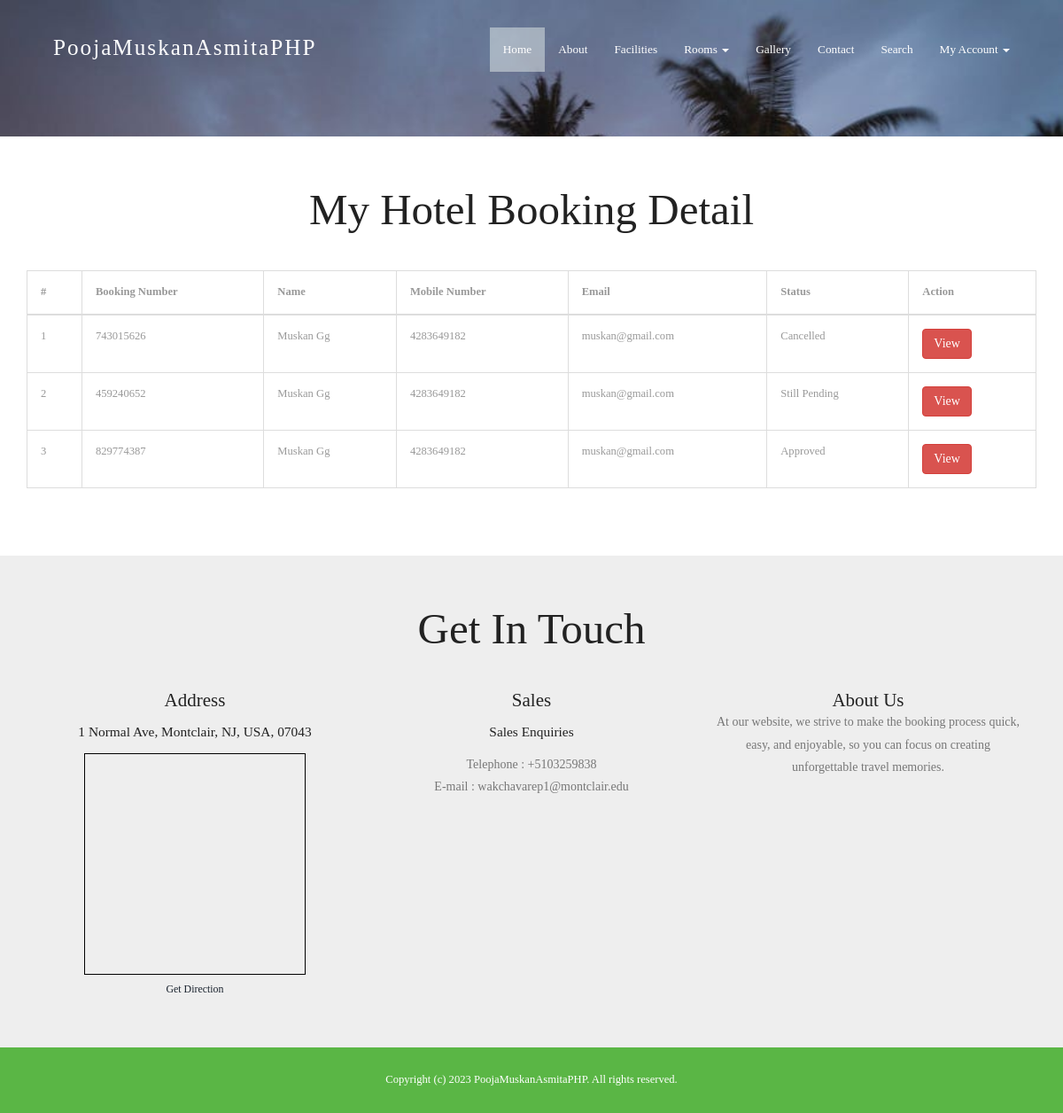
/my-booking.php (signed in), run on the app's committed database.
### tables this page shows
CREATE TABLE `tblbooking` (
  `ID` int(10) NOT NULL,
  `RoomId` int(5) DEFAULT NULL,
  `BookingNumber` varchar(120) DEFAULT NULL,
  `UserID` int(5) NOT NULL,
  `IDType` varchar(120) DEFAULT NULL,
  `Gender` varchar(50) DEFAULT NULL,
  `Address` mediumtext DEFAULT NULL,
  `CheckinDate` varchar(200) DEFAULT NULL,
  `CheckoutDate` varchar(200) DEFAULT NULL,
  `BookingDate` timestamp NULL DEFAULT current_timestamp(),
  `Remark` varchar(50) DEFAULT NULL,
  `Status` varchar(50) DEFAULT NULL,
  `UpdationDate` timestamp NULL DEFAULT NULL ON UPDATE current_timestamp(),
  `State` varchar(100) NOT NULL,
  `StreetName` varchar(200) NOT NULL,
  `City` varchar(100) NOT NULL,
  `ZipCode` varchar(5) NOT NULL
);

CREATE TABLE `tbluser` (
  `ID` int(10) NOT NULL,
  `FullName` varchar(200) DEFAULT NULL,
  `MobileNumber` bigint(10) DEFAULT NULL,
  `Email` varchar(120) DEFAULT NULL,
  `Password` varchar(120) DEFAULT NULL,
  `RegDate` timestamp NULL DEFAULT current_timestamp()
);

CREATE TABLE `tblpage` (
  `ID` int(10) NOT NULL,
  `PageType` varchar(120) DEFAULT NULL,
  `PageTitle` varchar(200) DEFAULT NULL,
  `PageDescription` mediumtext DEFAULT NULL,
  `PageDescription2` varchar(500) NOT NULL,
  `Email` varchar(120) DEFAULT NULL,
  `MobileNumber` bigint(10) DEFAULT NULL,
  `UpdationDate` timestamp NULL DEFAULT NULL ON UPDATE current_timestamp()
);

### my-booking.php (the view, shortened to what this page needs)
<?php
include('includes/dbconnection.php');
if (strlen($_SESSION['hbmsuid']==0)) {
  header('location:logout.php');
  } else{
?>
<!DOCTYPE HTML>
<html>
<head>
<link href="css/bootstrap.css" rel="stylesheet" type="text/css" media="all">
<link href="css/style.css" rel="stylesheet" type="text/css" media="all" />
</head>
<body>
			<div class="header head-top">
				<div class="container">
	<?php include_once('includes/header.php');?>
		</div>
</div>
	<div class="typography">
			<div class="container">
				<div class="typography-info">
					<h2 class="type">My Hotel Booking Detail</h2>
				</div>
				<div class="bs-docs-example">
					<table class="table table-bordered">
						<thead>
							<tr>
								<th>#</th>
								<th>Booking Number</th>
								<th>Name</th>
								<th>Mobile Number</th>
								<th>Email</th>
								<th>Status</th>
								<th>Action</th>
							</tr>
						</thead>
						<tbody>
							<?php
                                            $uid= $_SESSION['hbmsuid'];
$sql="SELECT tbluser.*,tblbooking.BookingNumber,tblbooking.Status,tblbooking.ID as bid from tblbooking join tbluser on tblbooking.UserID=tbluser.ID where UserID=:uid";
$query = $dbh -> prepare($sql);
$query-> bindParam(':uid', $uid, PDO::PARAM_STR);
$query->execute();
$results=$query->fetchAll(PDO::FETCH_OBJ);
$cnt=1;
if($query->rowCount() > 0)
{
foreach($results as $row)
{               ?>
							<tr>
								<td><?php echo htmlentities($cnt);?></td>
								<td><?php  echo htmlentities($row->BookingNumber);?></td>
								<td><?php  echo htmlentities($row->FullName);?></td>
								<td><?php  echo htmlentities($row->MobileNumber);?></td>
								<td><?php  echo htmlentities($row->Email);?></td>
								<?php if($row->Status==""){ ?>
                     <td><?php echo "Still Pending"; ?></td>
<?php } else { ?>                  <td><?php  echo htmlentities($row->Status);?>
                  </td>
                  <?php } ?>
							 <td><a href="view-application-detail.php?viewid=<?php echo htmlentities ($row->bid);?>" class="btn btn-danger">View</a>
                                                    </td>
							</tr>
							<?php $cnt=$cnt+1;}} ?>
						</tbody>
					</table>
				</div>
			</div>
	</div>
			<?php include_once('includes/getintouch.php');?>
				<?php include_once('includes/footer.php');?>
</body>
</html><?php }  ?>

### includes/getintouch.php
<div class="touch-section">
					<div class="container">
						<h3>get in touch</h3>
						<div class="touch-grids">
							<?php
$sql="SELECT * from tblpage where PageType='contactus'";
$query = $dbh -> prepare($sql);
$query->execute();
$results=$query->fetchAll(PDO::FETCH_OBJ);
$cnt=1;
if($query->rowCount() > 0)
{
foreach($results as $row)
{               ?>
							<div class="col-md-4 touch-grid">
								<h4>address</h4>
								<h5><?php  echo htmlentities($row->PageDescription);?></h5>
								<div>
									<iframe width="250" height="250" frameborder="0" scrolling="no" marginheight="0" marginwidth="0" src="https://www.openstreetmap.org/export/embed.html?bbox=-74.22032833099367%2C40.85274125306508%2C-74.17355060577394%2C40.87682284550599&amp;layer=mapnik&amp;marker=40.864783143872174%2C-74.19693946838379" style="border: 1px solid black"></iframe><br/><small><a href="https://www.google.co.in/maps/dir//Montclair+State+University,+1+Normal+Ave,+Montclair,+NJ+07043/@40.8666026,-74.199832,17z/data=!4m8!4m7!1m0!1m5!1m1!1s0x89c2fe352883ec55:0xeece028744cfc9ae!2m2!1d-74.1976433!2d40.8666026">Get Direction</a></small>
								</div>
							</div>
							<div class="col-md-4 touch-grid">
								<h4>Sales</h4>
								<h5>Sales Enquiries</h5>
								<p>Telephone : +<?php  echo htmlentities($row->MobileNumber);?></p>
							<p>E-mail : <?php  echo htmlentities($row->Email);?></p>
							</div><?php $cnt=$cnt+1;}} ?>
							<div class="col-md-4 touch-grid">
								<?php
$sql="SELECT * from tblpage where PageType='aboutus'";
$query = $dbh -> prepare($sql);
$query->execute();
$results=$query->fetchAll(PDO::FETCH_OBJ);
$cnt=1;
if($query->rowCount() > 0)
{
foreach($results as $row)
{               ?>
							<h4><?php  echo htmlentities($row->PageTitle);?></h4>
								<p><?php  echo htmlentities($row->PageDescription2);?></p>
							</div><?php $cnt=$cnt+1;}} ?>
							<div class="clearfix"></div>
						</div>
					</div>
					</div>

### css/style.css (style rules this page uses)
body a { transition:0.5s all; -webkit-transition:0.5s all; -moz-transition:0.5s all; -o-transition:0.5s all; -ms-transition:0.5s all; }
h1,h2,h3,h4,h5,h6 { padding:0 0; margin:0 0; }
p { padding:0 0; margin:0 0; }
body { padding:0 0; margin:0 0; font-family: 'American Typewriter' }
.header { background:url(../images/banner1.jpg) no-repeat 0px 0px; background-size:cover; -webkit-background-size: cover; -moz-background-size: cover; -o-background-size: cover; -ms-background-size: cover; min-height:764px; padding-bottom: 4em; }
.touch-section { padding: 4em 0; text-align: center; background-color: #eee; }
.touch-grids { margin-top: 3em; }
.touch-grid h4 { font-size: 1.5em; color: #222; text-transform: capitalize; }
.touch-section h3 { font-size: 3.5em; text-transform: capitalize; font-family: 'American Typewriter'; color: #222; }
.touch-grid h5 { font-size: 1.1em; padding: 1em 0; color: #222; }
.touch-grid p { font-size: 1em; line-height: 1.8em; color: #777; }
.head-top { min-height: 115px !important; }
.typography-info { text-align: center; margin-bottom: 3em; }
h2.type { font-size: 3.5em; text-transform: capitalize; font-family: 'American Typewriter'; color: #222; }
.typography { padding: 4em 0; }
.table > thead > tr > th, .table > tbody > tr > th, .table > tfoot > tr > th, .table > thead > tr > td, .table > tbody > tr > td, .table > tfoot > tr > td { border-top: none !important; }
.bs-docs-example { margin: 1em 0; }
.table td, .table>tbody>tr>td, .table>tbody>tr>th, .table>tfoot>tr>td, .table>tfoot>tr>th, .table>thead>tr>td, .table>thead>tr>th { padding: 15px!important; }
.table > thead > tr > th, .table > tbody > tr > th, .table > tfoot > tr > th, .table > thead > tr > td, .table > tbody > tr > td, .table > tfoot > tr > td { font-size: 0.9em; color: #999; border-top: none !important; }
@media (max-width:1440px) { .header { min-height: 679px; } }
@media (max-width:1366px) { .header { min-height: 652px; } }
@media (max-width:1280px) { .header { min-height: 602px; } }

### data on the page
tblbooking: BookingNumber "743015626", UserID.FullName "Muskan Gg", UserID.MobileNumber "4283649182", UserID.Email "muskan@gmail.com", Status "Cancelled"
tblbooking: BookingNumber "459240652", UserID.FullName "Muskan Gg", UserID.MobileNumber "4283649182", UserID.Email "muskan@gmail.com", shows "Still Pending"
tblbooking: BookingNumber "829774387", UserID.FullName "Muskan Gg", UserID.MobileNumber "4283649182", UserID.Email "muskan@gmail.com", Status "Approved"
tblpage: PageDescription "1 Normal Ave, Montclair, NJ, USA, 07043", MobileNumber "5103259838", Email "wakchavarep1@montclair.edu"
tblpage: PageTitle "About Us", PageDescription2 "At our website, we strive to make the booking process quick, easy, and enjoyable, so you can focus on creating unforgettable travel memories."
